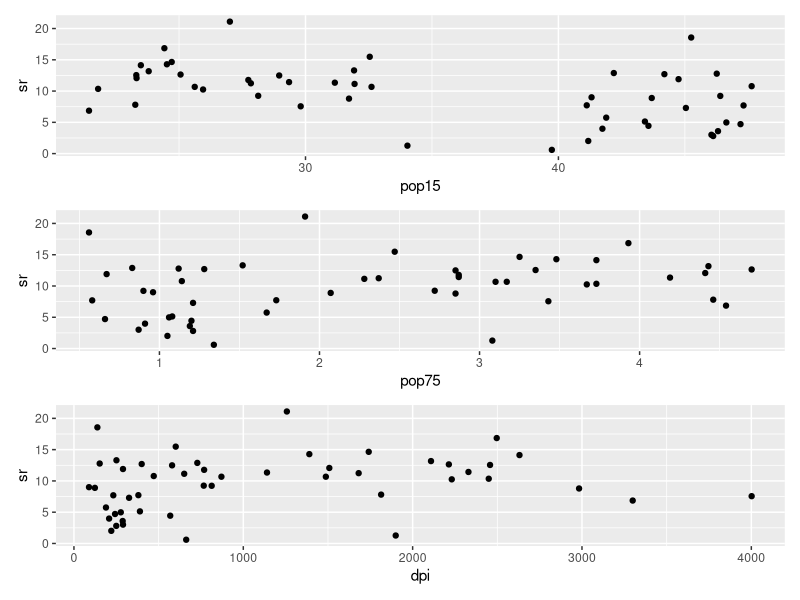
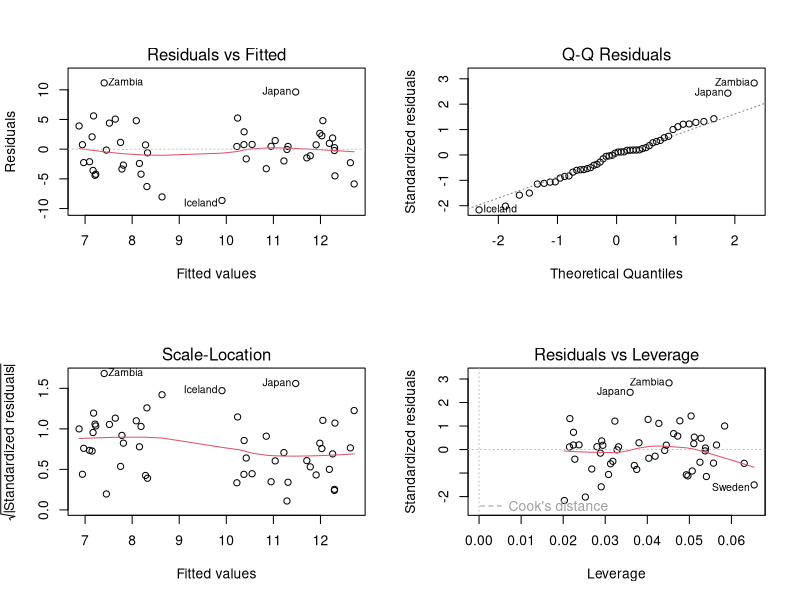
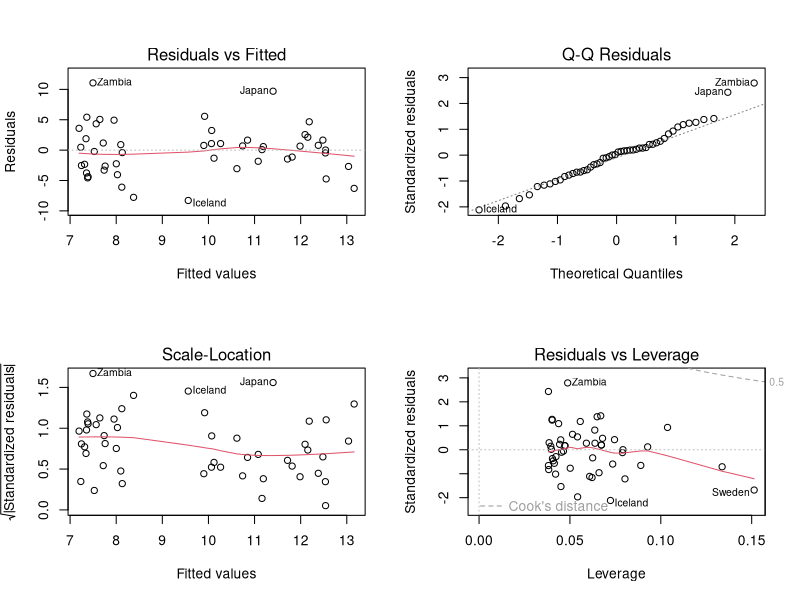
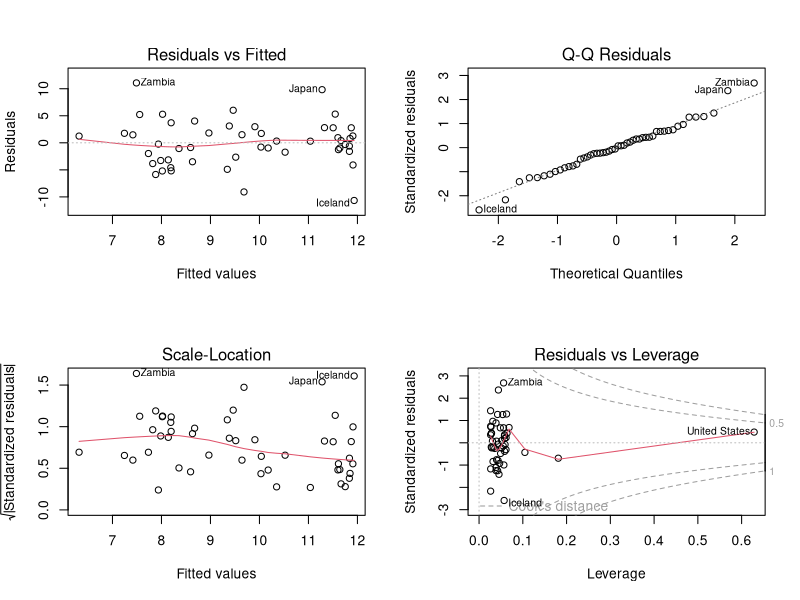
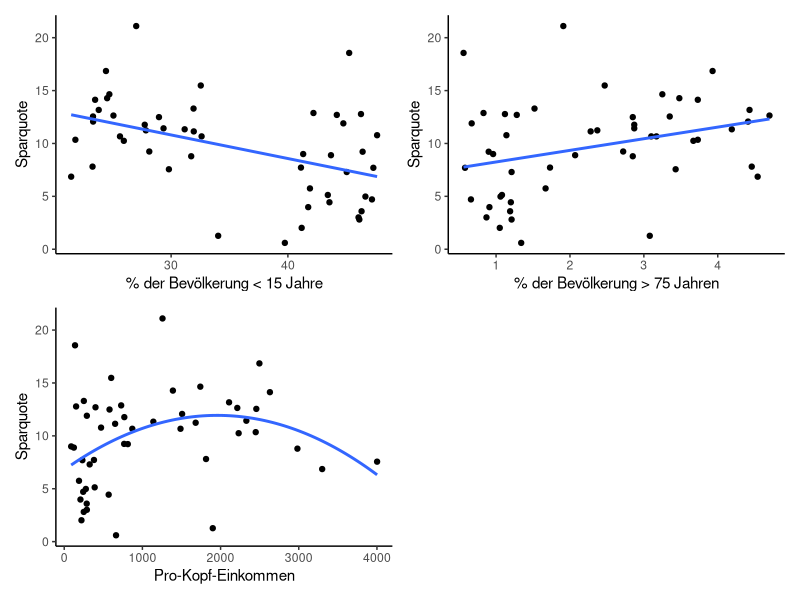

The R script that drew these images, in order:
## ---- chunk 1
lcs <- LifeCycleSavings
## ---- chunk 2
library(ggplot2)
## ---- chunk 3
str(lcs)
summary(lcs)

p1 <- ggplot(lcs, aes(pop15, sr)) +
  geom_point()

p2 <- ggplot(lcs, aes(pop75, sr)) +
  geom_point()

p3 <- ggplot(lcs, aes(dpi, sr)) +
  geom_point()

library(patchwork)
p1 + p2 + p3 + 
  plot_layout(ncol = 1, nrow = 3)
## ---- chunk 4
# Einfaches lineares Modell
lm_pop15 <- lm(sr ~ pop15 , data = lcs) 
# Modell mit quadratischem Term
lm_q_pop15 <- lm(sr ~ pop15 + I(pop15^2),  data = lcs) 

# Einfaches lineares Modell
lm_pop75 <- lm(sr ~ pop75, data = LifeCycleSavings ) 
# Modell mit quadratischem Term
lm_q_pop75 <- lm(sr ~ pop75 + I(pop75^2),  data = lcs) 

# Einfaches lineares Modell
lm_dpi <- lm(sr ~ dpi , data = LifeCycleSavings ) 
# Modell mit quadratischem Term
lm_q_dpi <- lm(sr ~ dpi + I(dpi^2),  data = lcs) 
## ---- chunk 5
summary(lm_pop15)
summary(lm_q_pop15)
## ---- chunk 6
summary(lm_pop75) 
summary(lm_q_pop75) 
## ---- chunk 7
summary(lm_dpi)
summary(lm_q_dpi) 
## ---- chunk 8
# Residualplots
par(mfrow = c(2, 2) )
plot(lm_pop15)
plot(lm_q_pop15)
plot(lm_q_dpi)
## ---- chunk 9
# Erstellen der Plots
p1 <- ggplot(LifeCycleSavings, aes(pop15, sr)) +
  geom_point() +
  geom_smooth(method = "lm", formula = y ~ x, se = FALSE) +
  labs(x = "% der Bevölkerung < 15 Jahre",
       y = "Sparquote") +
  theme_classic()

p2 <- ggplot(LifeCycleSavings, aes(pop75, sr)) +
  geom_point() +
  geom_smooth(method = "lm", formula = y ~ x, se = FALSE) +
  labs(x = "% der Bevölkerung > 75 Jahren",
       y = "Sparquote") +
  theme_classic()

p3 <- ggplot(LifeCycleSavings, aes(dpi, sr)) +
  geom_point() +
  geom_smooth(method = "lm", formula = y ~ x + I(x^2), se = FALSE) +
  labs(x = "Pro-Kopf-Einkommen",
       y = "Sparquote") +
  theme_classic()


p1 + p2 + p3 + 
  plot_layout(ncol = 2, nrow = 2)
